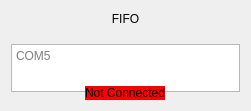
     <widget class="QWidget" name="gridLayoutWidget_2">
      <property name="geometry">
       <rect>
        <x>60</x>
        <y>30</y>
        <width>251</width>
        <height>111</height>
       </rect>
      </property>
      <layout class="QGridLayout" name="connectGridLayout_2">
       <item row="1" column="0">
        <widget class="QTextEdit" name="fifoText">
         <property name="minimumSize">
          <size>
           <width>0</width>
           <height>48</height>
          </size>
         </property>
         <property name="maximumSize">
          <size>
           <width>16777215</width>
           <height>24</height>
          </size>
         </property>
         <property name="cursor" stdset="0">
          <cursorShape>IBeamCursor</cursorShape>
         </property>
         <property name="verticalScrollBarPolicy">
          <enum>Qt::ScrollBarAlwaysOff</enum>
         </property>
         <property name="horizontalScrollBarPolicy">
          <enum>Qt::ScrollBarAlwaysOff</enum>
         </property>
         <property name="documentTitle">
          <string/>
         </property>
         <property name="overwriteMode">
          <bool>false</bool>
         </property>
         <property name="acceptRichText">
          <bool>false</bool>
         </property>
         <property name="placeholderText">
          <string>COM5</string>
         </property>
        </widget>
       </item>
       <item row="0" column="0">
        <widget class="QLabel" name="fifoLabel">
         <property name="text">
          <string>FIFO</string>
         </property>
         <property name="alignment">
          <set>Qt::AlignCenter</set>
         </property>
        </widget>
       </item>
       <item row="2" column="0" alignment="Qt::AlignHCenter|Qt::AlignVCenter">
        <widget class="QLabel" name="fifoStatusBox">
         <property name="styleSheet">
          <string notr="true">background-color: rgb(255, 0, 0);</string>
         </property>
         <property name="text">
          <string>Not Connected</string>
         </property>
         <property name="alignment">
          <set>Qt::AlignLeading|Qt::AlignLeft|Qt::AlignTop</set>
         </property>
        </widget>
       </item>
      </layout>
     </widget>
